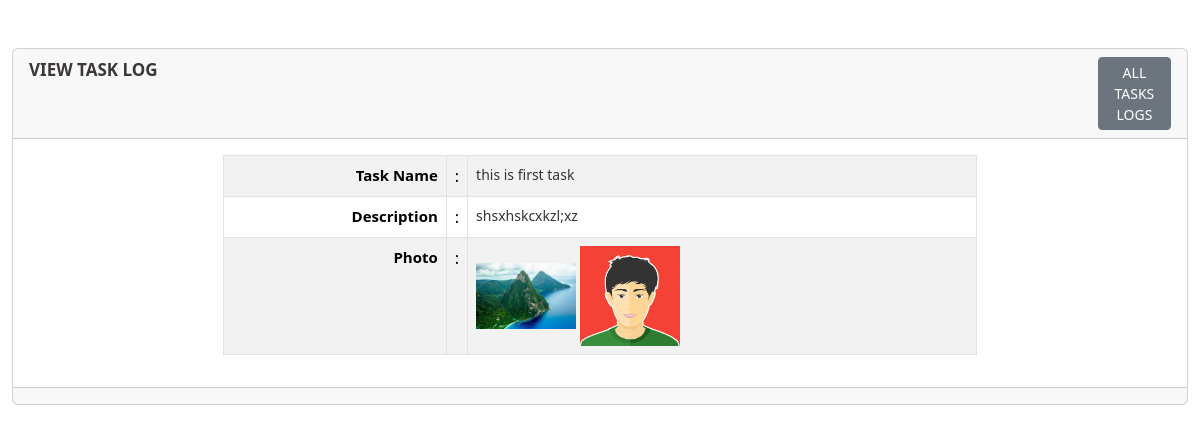
The page /view-task/1 on the database its author committed.
### tasks/models.py (models this page shows, shortened)
class Task(models.Model):
    PRIORITY_CHOICES = [
        ('Low', 'Low'),
        ('Medium', 'Medium'),
        ('High', 'High'),
    ]
    title = models.CharField(max_length=255)
    description = models.TextField()
    creation_date_time = models.DateTimeField(auto_now_add=True)
    due_date = models.DateField()
    priority = models.CharField(max_length=10, choices=PRIORITY_CHOICES, default='Medium')
    completed = models.BooleanField(default=False)
    photos = models.ManyToManyField('Photo', blank=True, related_name='task_photo')

class Photo(models.Model):
    image = models.FileField(upload_to='tasks/photos/')

### tasks/views.py (the view)
# urls.py: path('view-task/<int:pk>', TaskView.as_view(), name="view_task"),
class TaskView(DetailView):
    model = Task
    context_object_name = 'task'
    template_name = 'tasks/view.html'

### tasks/templates/tasks/view.html (shortened to what this page needs)
{% extends 'tasks/base.html' %}
{% load static %}
{% block content %}
<div class="container-fluid">
    <div class="row">
       <div class="col-lg-12">
          <div class="card">
             <div class="card-header">
                <div class="row">
                   <div class="col-md-11 card_header_title">
                      View Task Log
                   </div>
                   <div class="col-md-1 text-right card_header_btn">
                      <a class="btn btn-sm btn-secondary" href="{% url 'tasks:all_tasks' %}">
                      All Tasks Logs
                      </a>
                   </div>
                </div>
             </div>
             <div class="card-body">
                <div class="row">
                   <div class="col-md-2 col-sm-2 col-2"></div>
                   <div class="col-md-8 col-sm-8 col-8">
                      <table class="table table-bordered table-striped custom_view_table">
                        <tr>
                           <td>Task Name</td>
                           <td>:</td>
                           <td>{{task.title}}</td>
                        </tr>
                         <tr>
                            <td>Description</td>
                            <td>:</td>
                            <td>{{task.description}} </td>
                         </tr>
                         <tr>
                            <td>Photo</td>
                            <td>:</td>
                            <td>
                              {% if task.photos.all %}
                                  {% for photo in task.photos.all %}
                                      <img src="{{ photo.image.url }}" alt="{{ task.title }} - Photo" style="max-width: 100px; max-height: 100px;">
                                  {% endfor %}
                              {% else %}
                                  No photos available
                              {% endif %}
                          </td>
                         </tr>
                      </table>
                   </div>
                   <div class="col-md-2 col-sm-2 col-2"></div>
                </div>
             </div>
             <div class="card-footer">
             </div>
          </div>
       </div>
    </div>
 </div>
{% endblock content %}

### static/css/main.css (style rules this page uses)
* { margin: 0px; padding: 0px; outline: 0px; }
img { border: 0px; }
a { text-decoration: none; }
.card_header_title { font-size: 17px; text-transform: uppercase; font-weight: bold; color: #3b3737; }
.card_header_btn { font-weight: bold; text-transform: uppercase; color: #fff; }
.custom_view_table tr td:first-child { width: 30%; font-weight: bold; font-size: 15px; color: #000; text-align: right; }
.custom_view_table tr td:last-child { width: 69%; font-size: 14px; color: #333; text-align: left; }

### rows shown on the page
Task: title "this is first task", description "shsxhskcxkzl;xz"
Photo: image (picture)
Photo: image (picture)
